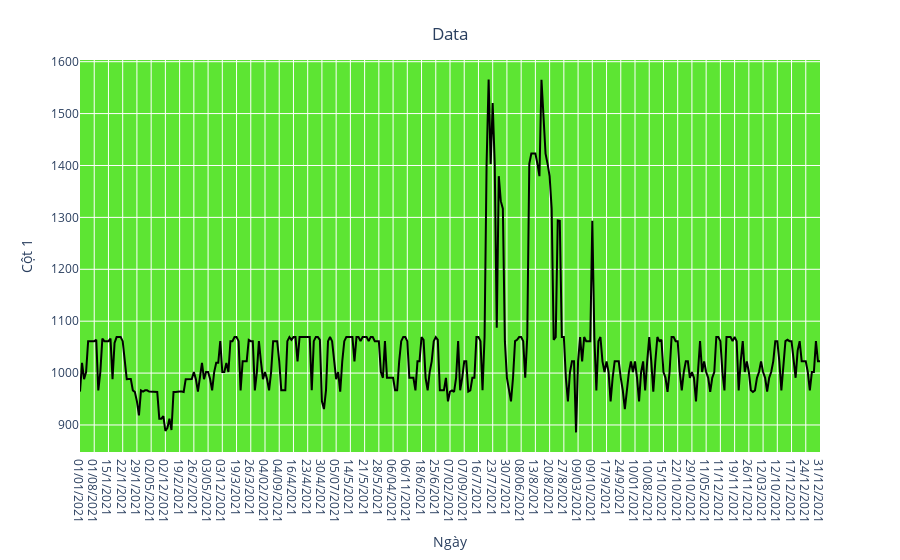

The notebook cell saved with this chart:
### Code cell
import plotly.express as px
fig = px.line(y=df['4'], x=df['Ngày'])
fig.update_traces(line_color='black') 
fig.update_layout(xaxis_title="Ngày", 
                  yaxis_title="Cột 4",
                  title={'text': "Data", 'y':0.95, 'x':0.5, 'xanchor':'center', 'yanchor':'top'},
                  plot_bgcolor='rgba(53,223,0,0.8)')

### Figure 1 — Plotly figure (JSON) as saved in the notebook; plotly's stock layout.template omitted (floating-point values rounded to 4 significant figures; data arrays with more than 128 entries replaced by an {"elided": "..."} marker saying what was removed)
{"data": [{"hovertemplate": "x=%{x}<br>y=%{y}<extra></extra>", "legendgroup": "", "line": {"color": "black", "dash": "solid"}, "marker": {"symbol": "circle"}, "mode": "lines", "name": "", "orientation": "v", "showlegend": false, "type": "scatter", "x": {"elided": "365 str values"}, "xaxis": "x", "y": {"elided": "365 float values"}, "yaxis": "y"}], "layout": {"legend": {"tracegroupgap": 0}, "margin": {"t": 60}, "plot_bgcolor": "rgba(53,223,0,0.8)", "title": {"text": "Data", "x": 0.5, "xanchor": "center", "y": 0.95, "yanchor": "top"}, "xaxis": {"anchor": "y", "domain": [0, 1], "title": {"text": "Ngày"}}, "yaxis": {"anchor": "x", "domain": [0, 1], "title": {"text": "Cột 1"}}}}
